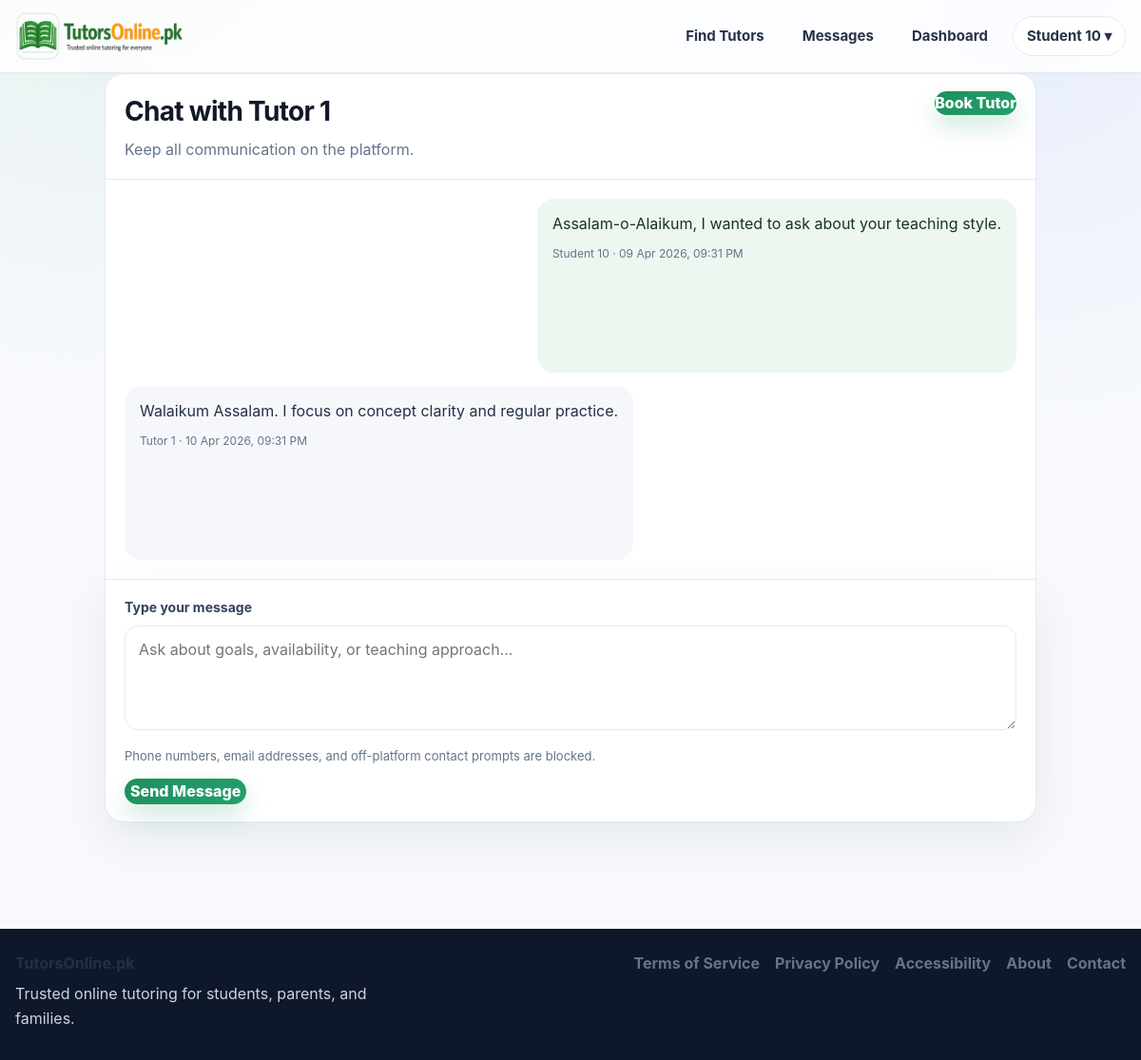
Screenshot of /messages/1 (signed in) with the database file from the repository.
### app.py (models this page shows, shortened)
class User(UserMixin, db.Model):
    id = db.Column(db.Integer, primary_key=True)
    email = db.Column(db.String(120), unique=True, nullable=False)
    password_hash = db.Column(db.String(255), nullable=False)
    role = db.Column(db.String(20), nullable=False, default="student")
    full_name = db.Column(db.String(120), nullable=False)
    public_name = db.Column(db.String(120), nullable=False)
    qualification = db.Column(db.String(120), default="")
    subjects = db.Column(db.String(255), default="")
    class_levels = db.Column(db.String(255), default="")
    experience_years = db.Column(db.Integer, default=0)
    bio = db.Column(db.Text, default="")
    degree_title = db.Column(db.String(255), default="")
    degree_major = db.Column(db.String(255), default="")
    degree_institution = db.Column(db.String(255), default="")
    degree_year = db.Column(db.String(50), default="")
    degree_grade = db.Column(db.String(50), default="")
    previous_path_choice = db.Column(db.String(50), default="")
    mphil_title = db.Column(db.String(255), default="")
    mphil_major = db.Column(db.String(255), default="")
    mphil_institution = db.Column(db.String(255), default="")
    mphil_year = db.Column(db.String(50), default="")
    mphil_grade = db.Column(db.String(50), default="")
    mphil_additional_note = db.Column(db.String(255), default="")
    masters_title = db.Column(db.String(255), default="")
    masters_major = db.Column(db.String(255), default="")
    masters_institution = db.Column(db.String(255), default="")
    masters_year = db.Column(db.String(50), default="")
    masters_grade = db.Column(db.String(50), default="")
    masters_additional_note = db.Column(db.String(255), default="")
    bachelor_title = db.Column(db.String(255), default="")
    bachelor_major = db.Column(db.String(255), default="")
    bachelor_institution = db.Column(db.String(255), default="")
    bachelor_year = db.Column(db.String(50), default="")
    bachelor_grade = db.Column(db.String(50), default="")
    bachelor_additional_note = db.Column(db.String(255), default="")
    inter_program = db.Column(db.String(100), default="")
    inter_institution = db.Column(db.String(255), default="")
    inter_grade = db.Column(db.String(50), default="")
    inter_year = db.Column(db.String(50), default="")
    matric_program = db.Column(db.String(100), default="")
    matric_institution = db.Column(db.String(255), default="")
    matric_grade = db.Column(db.String(50), default="")
    matric_year = db.Column(db.String(50), default="")
    gender = db.Column(db.String(50), default="")
    city = db.Column(db.String(120), default="")
    main_subject = db.Column(db.String(120), default="")
    additional_subjects = db.Column(db.String(255), default="")
    student_level = db.Column(db.String(120), default="")
    student_subject_needed = db.Column(db.String(120), default="")
    preferred_tutor_gender = db.Column(db.String(50), default="")
    learning_mode = db.Column(db.String(50), default="")
    teaching_mode = db.Column(db.String(50), default="")
    hourly_rate = db.Column(db.Integer, default=0)
    mobile_number = db.Column(db.String(40), default="")
    cnic_number = db.Column(db.String(40), default="")
    profile_image = db.Column(db.String(255), default="")
    degree_file = db.Column(db.String(255), default="")
    additional_qualification_level = db.Column(db.String(80), default="")
    additional_qualification_title = db.Column(db.String(255), default="")
    additional_qualification_major = db.Column(db.String(255), default="")
    additional_qualification_institution = db.Column(db.String(255), default="")
    additional_qualification_year = db.Column(db.String(50), default="")
    additional_qualification_grade = db.Column(db.String(50), default="")
    additional_qualification_file = db.Column(db.String(255), default="")
    demo_video_url = db.Column(db.String(255), default="")
    demo_video_file = db.Column(db.String(255), default="")
    modest_profile = db.Column(db.Boolean, default=False)
    audio_only = db.Column(db.Boolean, default=False)
    is_active_user = db.Column(db.Boolean, default=True)
    is_verified_tutor = db.Column(db.Boolean, default=False)
    profile_stage = db.Column(db.String(40), default="basic_complete")
    verification_submitted_at = db.Column(db.DateTime)
    approved_at = db.Column(db.DateTime)
    rejected_at = db.Column(db.DateTime)
    admin_review_note = db.Column(db.Text, default="")
    is_public_tutor = db.Column(db.Boolean, default=False)
    tutor_category = db.Column(db.String(80), default="")
    bonus_credits = db.Column(db.Integer, default=0)
    total_earnings_pkr = db.Column(db.Integer, default=0)
    monthly_earnings_pkr = db.Column(db.Integer, default=0)
    sessions_completed = db.Column(db.Integer, default=0)
    rating_avg = db.Column(db.Float, default=0.0)
    rating_count = db.Column(db.Integer, default=0)
    credits_balance = db.Column(db.Integer, default=0)
    pending_payout_pkr = db.Column(db.Integer, default=0)
    payout_method = db.Column(db.String(30), default="bank")
    payout_account_title = db.Column(db.String(120), default="")
    payout_account_number = db.Column(db.String(120), default="")
    payout_iban = db.Column(db.String(64), default="")
    created_at = db.Column(db.DateTime, default=datetime.utcnow)
    bookings_as_student = db.relationship(
        "Booking",
        backref="student",
        lazy=True,
        foreign_keys="Booking.student_id",
    )
    bookings_as_tutor = db.relationship(
        "Booking",
        backref="tutor",
        lazy=True,
        foreign_keys="Booking.tutor_id",
    )
    @property
    def is_active(self):
        return self.is_active_user

class Message(db.Model):
    id = db.Column(db.Integer, primary_key=True)
    conversation_id = db.Column(
        db.Integer,
        db.ForeignKey("conversation.id"),
        nullable=False
    )
    sender_id = db.Column(db.Integer, db.ForeignKey("user.id"), nullable=False)
    body = db.Column(db.Text, nullable=False)
    is_read = db.Column(db.Boolean, default=False)
    created_at = db.Column(db.DateTime, default=datetime.utcnow)
    conversation = db.relationship(
        "Conversation",
        backref=db.backref(
            "messages",
            lazy=True,
            order_by="Message.created_at.asc()"
        )
    )
    sender = db.relationship("User")

### app.py (the view, shortened to what this page needs)
@app.route("/messages/<int:conversation_id>", methods=["GET", "POST"])
@login_required
def message_thread(conversation_id):
    convo = Conversation.query.get_or_404(conversation_id)
    allowed = (
        current_user.id == convo.student_id or
        current_user.id == convo.tutor_id or
        current_user.role == "admin"
    )
    if not allowed:
        flash("You are not allowed to view this conversation.", "danger")
        return redirect(url_for("dashboard"))
    unread_messages = Message.query.filter(
        Message.conversation_id == convo.id,
        Message.sender_id != current_user.id,
        Message.is_read == False
    ).all()
    for msg in unread_messages:
        msg.is_read = True
    if unread_messages:
        db.session.commit()
    other_user = convo.tutor if current_user.id == convo.student_id else convo.student
    return render_template(
        "message_thread.html",
        conversation=convo,
        other_user=other_user,
        messages=convo.messages,
    )

### templates/message_thread.html (shortened to what this page needs)
{% extends 'base.html' %}
{% block content %}
<section class="thread-shell">
  <div class="thread-head">
    <div style="display:flex; justify-content:space-between; align-items:flex-start; gap:16px; flex-wrap:wrap;">
      <div>
        <h1>Chat with {{ other_user.public_name }}</h1>
        <p class="muted" style="margin:6px 0 0;">Keep all communication on the platform.</p>
      </div>
      {% if current_user.role == 'student' and other_user.role == 'tutor' %}
        <a class="btn btn-primary"
          href="{{ url_for('tutor_profile', tutor_id=other_user.id) }}#schedule">
          Book Tutor
        </a>
      {% endif %}
    </div>
  </div>
  <div class="thread-box">
    {% for msg in messages %}
      <div class="thread-msg {% if msg.sender_id == current_user.id %}mine{% else %}theirs{% endif %}">
        <div>{{ msg.body }}</div>
        <div class="thread-meta">
          {{ msg.sender.public_name }} · {{ msg.created_at.strftime('%d %b %Y, %I:%M %p') }}
        </div>
      </div>
    {% else %}
      <p class="muted">No messages yet. Start the conversation below.</p>
    {% endfor %}
  </div>
  <form method="post" class="thread-form">
    <label class="small-label">Type your message</label>
    <textarea name="body" placeholder="Ask about goals, availability, or teaching approach..." required></textarea>
    <div class="thread-note">
      Phone numbers, email addresses, and off-platform contact prompts are blocked.
    </div>
    <button class="btn btn-primary" type="submit" style="margin-top:14px;">Send Message</button>
  </form>
</section>
{% endblock %}

### templates/base.html (shortened to what this page needs)
<!doctype html>
<html lang="en">
<head>
  <link rel="stylesheet" href="{{ url_for('static', filename='css/styles.css') }}">
  <link rel="stylesheet" href="{{ url_for('static', filename='css/design-system.css') }}">
</head>
<body>
  <header class="site-header">
    <div class="container nav-wrap">
      <a href="{{ url_for('index') }}" class="brand">
        <img src="{{ url_for('static', filename='images/logo.png') }}" alt="TutorsOnline.pk" class="brand-logo">
      </a>
     <nav class="main-nav">
      <a href="{{ url_for('tutors') }}">Find Tutors</a>
      {% if current_user.is_authenticated %}
        <a href="{{ url_for('messages_inbox') }}" class="nav-messages-link">
          Messages
        </a>
        <a href="{{ url_for('dashboard') }}">Dashboard</a>
        <div class="nav-user-dropdown">
          <button type="button" class="nav-user-trigger">
            {{ current_user.public_name or 'Account' }} ▾
          </button>
        </div>
      {% else %}
        <a href="{{ url_for('contact') }}">Contact</a>
        <a href="{{ url_for('login') }}">Login</a>
        <a href="{{ url_for('register') }}" class="nav-join-btn">Join</a>
      {% endif %}
    </nav>
    </div>
  </header>
  <main class="site-main">
    <div class="container">
      {% block content %}{% endblock %}
    </div>
  </main>
  <footer class="site-footer">
    <div class="container footer-wrap">
      <div class="footer-brand">
        <strong>TutorsOnline.pk</strong>
        <p>Trusted online tutoring for students, parents, and families.</p>
      </div>
      <div class="footer-links">
        <a href="{{ url_for('terms') }}">Terms of Service</a>
        <a href="{{ url_for('privacy') }}">Privacy Policy</a>
        <a href="{{ url_for('accessibility') }}">Accessibility</a>
        <a href="{{ url_for('about') }}">About</a>
        <a href="{{ url_for('contact') }}">Contact</a>
      </div>
    </div>
  </footer>
</body>
</html>

### rows the page displays
User: public_name "Student 10"
User: public_name "Tutor 1"
Message: body "Assalam-o-Alaikum, I wanted to ask about your teaching style.", sender.public_name "Student 10", created_at "09 Apr 2026, 09:31 PM"
Message: body "Walaikum Assalam. I focus on concept clarity and regular practice.", sender.public_name "Tutor 1", created_at "10 Apr 2026, 09:31 PM"
